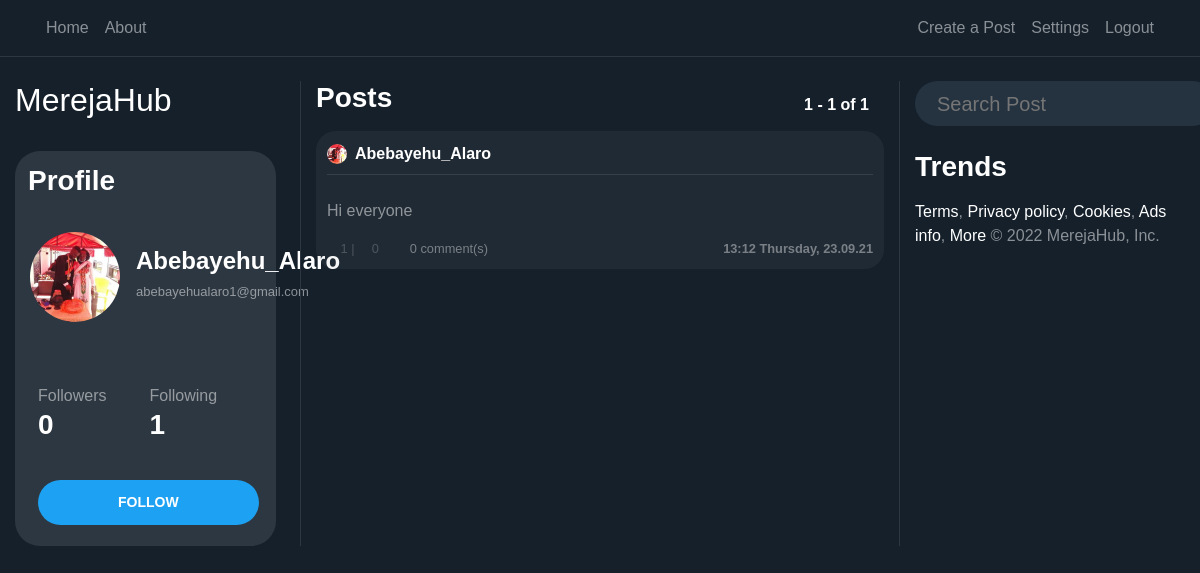
The app's page /user/Abebayehu_Alaro (signed in) with its own data.
### users/models.py (models this page shows, shortened)
class Profile(models.Model):
    user = models.OneToOneField(User, on_delete=models.CASCADE)
    image = models.ImageField(default='default.png', upload_to='profile_pics')
    @property
    def followers(self):
        return Follow.objects.filter(follow_user=self.user).count()
    @property
    def following(self):
        return Follow.objects.filter(user=self.user).count()

### blog/models.py (models this page shows, shortened)
class Post(models.Model):
    content = models.TextField(max_length=1000)
    image = models.ManyToManyField('Image', blank=True)
    date_posted = models.DateTimeField(default=timezone.now)
    author = models.ForeignKey(User, on_delete=models.CASCADE)
    likes = models.IntegerField(default=0)
    dislikes = models.IntegerField(default=0)
    tags = models.ManyToManyField('Tag', blank=True)
    @property
    def number_of_comments(self):
        return Comment.objects.filter(post_connected=self).count()

### blog/views.py (the view, shortened to what this page needs)
# urls.py: path('user/<str:username>', UserPostListView.as_view(), name='user-posts'),
class UserPostListView(LoginRequiredMixin, ListView):
    model = Post
    template_name = 'blog/user_posts.html'
    context_object_name = 'posts'
    paginate_by = PAGINATION_COUNT
    def visible_user(self):
        return get_object_or_404(User, username=self.kwargs.get('username'))
    def get_context_data(self, **kwargs):
        visible_user = self.visible_user()
        logged_user = self.request.user
        print(logged_user.username == '', file=sys.stderr)
        if logged_user.username == '' or logged_user is None:
            can_follow = False
        else:
            can_follow = (Follow.objects.filter(user=logged_user,
                                                follow_user=visible_user).count() == 0)
        data = super().get_context_data(**kwargs)
        data['user_profile'] = visible_user
        data['can_follow'] = can_follow
        return data
    def get_queryset(self):
        user = self.visible_user()
        return Post.objects.filter(author=user).order_by('-date_posted')

### blog/templates/blog/user_posts.html
{% extends "blog/home.html" %}

### blog/templates/blog/home.html (shortened to what this page needs)
{% extends "blog/base.html" %}
{% load static %}
{% block content %}
    <div class="row">
        <div class="col-12 col-md-3 pr-4 dont-move">
            <a href="/"> <h2>MerejaHub <a class="inbox-icon" href="{% url 'explore'%}">
            <i class="far fa-compass"></i>
          </a></h2>
            </a><br>
            <div class="profile-section">
            <h3 class="white-important p-2">
                Profile
            </h3>
            <article class="media content-section" style="height: 140px; width: 100%">
                {%  if user_profile != None %}
                    <div class="mt-2 d-flex full-width align-items-center">
                        <img
                           class="rounded-circle mr-3 img-fluid"
                           style="width: 90px; height: 90px;"
                           src="{{ user_profile.profile.image.url }}">
                        <div>
                            <h4 style="text-align: left"
                                    class="white-important">
                                {{ user_profile.username }}
                            </h4>
                            <h6 style="text-align: left"
                                    class="email-profile">
                                {{ user.email }}
                            </h6>
                        </div>
                    </div>
                {%  endif %}
            </article>
            <article class="media content-section">
                <div class="row full-width pl-2">
                    <div class="col-6">
                            Followers
                    </div>
                    <div class="col-6">
                            Following
                    </div>
                    {%  if user_profile != None %}
                        <div class="col-6">
                            <h3 class="white-important follow-click">
                                <a href="{% url 'user-followers' user_profile.username %}">
                                    {{ user_profile.profile.followers }}
                                </a>
                            </h3>
                        </div>
                         <div class="col-6">
                            <a href="{% url 'user-follows' user_profile.username %}">
                                <h3 class="white-important follow-click">
                                    {{ user_profile.profile.following }}
                                </h3>
                            </a>
                        </div>
                    {%  endif %}
                </div>
            </article>
            <div class="d-flex">
                {%  if user_profile is not None and user_profile.id != user.id  and user.username != '' %}
                    <form method="POST">
                        <div class="form-group">
                            <button style="margin-left: 18px" class="btn btn-sm btn-outline-primary"
                                    name="{% if can_follow %}follow{% else %}unfollow{% endif %}"
                                    type="submit">
                                 {% if can_follow %}
                                     FOLLOW
                                 {% else %}
                                     UNFOLLOW
                                 {% endif %}
                            </button>
                        </div>
                    </form>
                {% endif %}
            </div>
            </div>
        </div>
        <div class="col-12 col-md-6 scrollable" >
            <div class="full-width row">
                <div class="col-6">
                    <h3 class="white-important mb-3">
                        Posts
                    </h3>
                </div>
                 <div class="col-6 no-padding">
                    <h6
                            style="position: absolute; bottom: 0; right: 0"
                            class="white-important mb-3">
                        {{ page_obj.start_index }} - {{ page_obj.end_index }} of
                        {{ paginator.count }}
                    </h6>
                </div>
            </div>
            {% for post in posts %}
                <article class="media content-section hovered-tweet">
                <div style="width: 100%; word-break: break-all;">
                    <div class="pb-2 row m-0" style="width: 100%; margin-right: 0 !important;">
                       <div
                               style="padding-left: 0px !important;"
                               class="col-8 no-padding d-flex align-items-center">
                           <img
                               class="rounded-circle mr-2"
                               style="width: 20px; height: 20px;"
                               src="{{ post.author.profile.image.url }}">
                           <a class="mr-2 white-important" href="{% url 'user-posts' post.author %}">
                               {{ post.author }}
                           </a>
                       </div>
                       <div class="col-4 d-flex flex-row-reverse no-padding align-items-center"
                            style="padding-right: 0 !important;">
                       </div>
                   </div>
                    <div
                            class="mb-2"
                            style="width: 100%; height: 1px; background-color: rgba(255, 255, 255, 0.1)"></div>
                    <a
                            style="color: rgba(255, 255, 255, 0.5) !important;"
                            href="{% url 'post-detail' post.id %}">
                        <div class="shared-post position-relative pt-3">
                            <div class="body">
                            <p>{{ post.content }}</p>
                        </div>
                        </div>
                    </a>
                        <div class="row">
                            <div class="col-6" style="display: flex;">
                                <small style="opacity: 0.4;">
                                    <a href="#" onClick="document.getElementById('likebutton').submit()"><i class="fas fa-thumbs-up"></i></a> {{post.likes}}   |   <a href="#" onClick="document.getElementById('dislikebutton').submit()"><i class="fas fa-thumbs-down"></i></a> {{post.dislikes}}
                                </small>
                                <small style="opacity: 0.4; margin-left:15px;">
                                    <a href="/post/{{post.id}}/">
                                        <i style=" font-size: 16px;" class="far fa-comment"></i> {{ post.number_of_comments }} comment(s)
                                    </a>
                                </small>
                            </div>
                            <div class="col-6">
                                <small
                                        style="opacity: 0.4;"
                                    class="white-important d-flex full-width flex-row-reverse">
                                    {{ post.date_posted | date:"H:i l, d.m.y" }}
                                </small>
                            </div>
                        </div>
                </div>
                </article>
            {% endfor %}
        </div>
        <div class="col-12 col-md-3 dont-move">
            <form action="{% url 'search' %}" method="post">{% csrf_token %}
                <div class="search-container">
                    <div class="search">
                    <input required name="search" type="text" id="zip-code-input" placeholder="Search Post">
                    <button type="submit" style="border:0; background: transparent;"><i class="fa fa-search"></i> </button> </a>
                </form>
              </div>
            </div>
            <h3 class="white-important mb-3 mt-4"> Trends </h3>
                <p><a href="">Terms</a>,
<a href="">Privacy policy</a>,
<a href="">Cookies</a>,
<a href="">Ads info</a>,
<a href="">More</a>
© 2022 MerejaHub, Inc.</p>
        </div>
    </div>
{% endblock content %}

### blog/static/blog/main.css (style rules this page uses)
:root { --muted-color: rgba(255, 255, 255, 0.5); }
body { background: #15202b; color: var(--muted-color); margin-top: 5rem; }
h1, h2, h3, h4, h5, h6 { color: var(--muted-color); }
.content-section { padding: 10px 10px; margin-bottom: 20px; }
.no-padding { padding: 0 !important; }
a { color: white; text-underline: none; text-decoration: none !important; }
article { border-radius: 4px; }
.white-important { color: white; font-weight: bold; }
.full-width { width: 100% }
.btn-outline-primary { border-color: white; color: white !important; padding: 12px 80px 12px 80px; font-weight: bold; background-color: #1da1f2; border:0; border-radius: 25px; }
.hovered-tweet { background-color: #90909017; border-radius: 20px; }
.hovered-tweet { border: 1px solid transparent; }
.profile-section { background-color: #2d3741; padding: 5px; border-radius: 25px; }
.scrollable { overflow-y: auto; border-left: 1px solid #2d3741; border-right: 1px solid #2d3741; }
.email-profile { font-size: 13px; outline: hidden; }

### blog/static/blog/style.css (style rules this page uses)
body { font-family: Arial, Helvetica, sans-serif; height: 100vh; margin: 0; padding: 0; }
.search-container { width: 300px; height: 45px; background-color: #253341; border-radius: 30px; display: flex; }
.search-container input { width: 100%; font-size: 20px; background-color: transparent; border: 0; color: white; }
.search-container .search { flex-grow: 1; display: flex; align-items: center; padding-left: 20px; padding-right: 20px; }
.search i { font-size: 25px; color: white; }
.search i { cursor: pointer; }

### records on screen
Post: author.profile.image (picture), author "Abebayehu_Alaro", content "Hi everyone", likes "1", dislikes "0", number_of_comments "0", date_posted "13:12 Thursday, 23.09.21"

### other values on screen
{{ user_profile.username }} "Abebayehu_Alaro"
{{ user.email }} "abebayehualaro1@gmail.com"
{{ user_profile.profile.followers }} "0"
{{ user_profile.profile.following }} "1"
{{ page_obj.start_index }} "1"
{{ page_obj.end_index }} "1"
{{ paginator.count }} "1"
